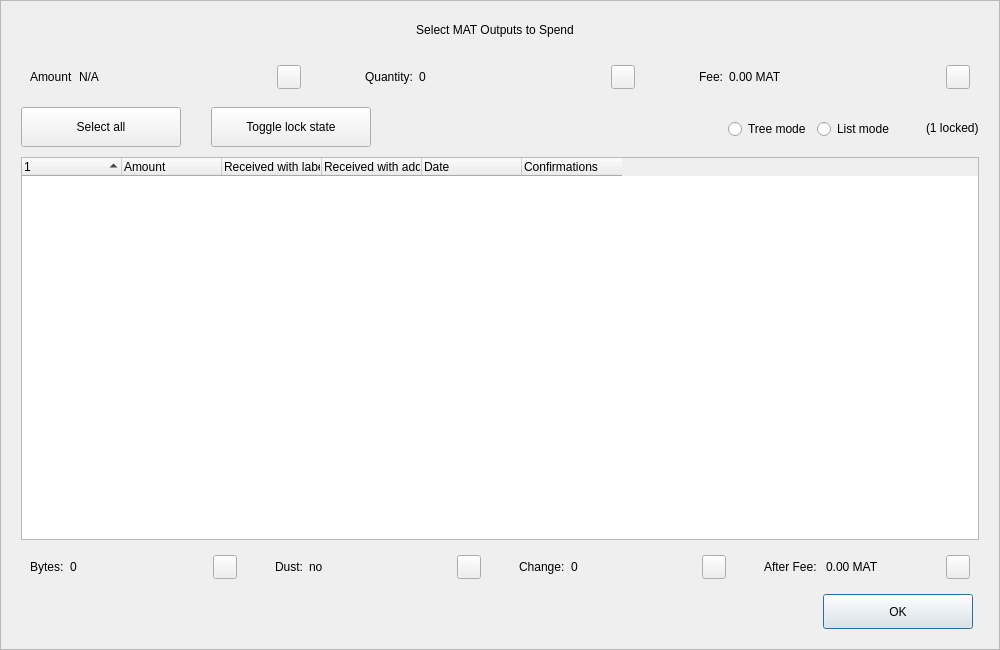
<?xml version="1.0" encoding="UTF-8"?>
<ui version="4.0">
 <class>CoinControlDialog</class>
 <widget class="QDialog" name="CoinControlDialog">
  <property name="geometry">
   <rect>
    <x>0</x>
    <y>0</y>
    <width>1000</width>
    <height>650</height>
   </rect>
  </property>
  <property name="minimumSize">
   <size>
    <width>950</width>
    <height>650</height>
   </size>
  </property>
  <property name="windowTitle">
   <string>Coin Selection</string>
  </property>
  <property name="styleSheet">
   <string notr="true"/>
  </property>
  <layout class="QVBoxLayout" name="verticalLayout">
   <property name="spacing">
    <number>0</number>
   </property>
   <property name="leftMargin">
    <number>0</number>
   </property>
   <property name="topMargin">
    <number>0</number>
   </property>
   <property name="rightMargin">
    <number>0</number>
   </property>
   <property name="bottomMargin">
    <number>0</number>
   </property>
   <item>
    <widget class="QFrame" name="frameContainer">
     <property name="toolTipDuration">
      <number>0</number>
     </property>
     <property name="frameShape">
      <enum>QFrame::StyledPanel</enum>
     </property>
     <property name="frameShadow">
      <enum>QFrame::Raised</enum>
     </property>
     <layout class="QVBoxLayout" name="verticalLayout_2">
      <property name="leftMargin">
       <number>0</number>
      </property>
      <property name="rightMargin">
       <number>0</number>
      </property>
      <property name="bottomMargin">
       <number>20</number>
      </property>
      <item>
       <layout class="QHBoxLayout" name="horizontalLayout_12">
        <property name="spacing">
         <number>0</number>
        </property>
        <property name="leftMargin">
         <number>20</number>
        </property>
        <property name="rightMargin">
         <number>30</number>
        </property>
        <item>
         <spacer name="horizontalSpacer_4">
          <property name="orientation">
           <enum>Qt::Horizontal</enum>
          </property>
          <property name="sizeHint" stdset="0">
           <size>
            <width>40</width>
            <height>20</height>
           </size>
          </property>
         </spacer>
        </item>
        <item>
         <widget class="QLabel" name="labelTitle">
          <property name="minimumSize">
           <size>
            <width>0</width>
            <height>40</height>
           </size>
          </property>
          <property name="maximumSize">
           <size>
            <width>16777215</width>
            <height>40</height>
           </size>
          </property>
          <property name="text">
           <string>Select MAT Outputs to Spend</string>
          </property>
          <property name="alignment">
           <set>Qt::AlignCenter</set>
          </property>
          <property name="margin">
           <number>7</number>
          </property>
         </widget>
        </item>
        <item>
         <spacer name="horizontalSpacer_5">
          <property name="orientation">
           <enum>Qt::Horizontal</enum>
          </property>
          <property name="sizeHint" stdset="0">
           <size>
            <width>40</width>
            <height>20</height>
           </size>
          </property>
         </spacer>
        </item>
       </layout>
      </item>
      <item>
       <layout class="QHBoxLayout" name="horizontalLayout_8">
        <property name="leftMargin">
         <number>20</number>
        </property>
        <property name="rightMargin">
         <number>20</number>
        </property>
        <item>
         <widget class="QWidget" name="layoutAmount" native="true">
          <layout class="QHBoxLayout" name="horizontalLayout_9" stretch="0,1,0">
           <item>
            <widget class="QLabel" name="labelCoinControlAmountText">
             <property name="text">
              <string>Amount</string>
             </property>
            </widget>
           </item>
           <item>
            <widget class="QLabel" name="labelCoinControlAmount">
             <property name="text">
              <string notr="true">N/A</string>
             </property>
            </widget>
           </item>
           <item alignment="Qt::AlignHCenter|Qt::AlignVCenter">
            <widget class="QPushButton" name="pushButtonAmount">
             <property name="minimumSize">
              <size>
               <width>0</width>
               <height>24</height>
              </size>
             </property>
             <property name="maximumSize">
              <size>
               <width>24</width>
               <height>26</height>
              </size>
             </property>
             <property name="focusPolicy">
              <enum>Qt::NoFocus</enum>
             </property>
             <property name="styleSheet">
              <string notr="true">padding-bottom:2px;
padding-right:4px;</string>
             </property>
             <property name="text">
              <string/>
             </property>
            </widget>
           </item>
          </layout>
         </widget>
        </item>
        <item>
         <spacer name="horizontalSpacer_2">
          <property name="orientation">
           <enum>Qt::Horizontal</enum>
          </property>
          <property name="sizeType">
           <enum>QSizePolicy::Fixed</enum>
          </property>
          <property name="sizeHint" stdset="0">
           <size>
            <width>40</width>
            <height>20</height>
           </size>
          </property>
         </spacer>
        </item>
        <item>
         <widget class="QWidget" name="layoutQuantity" native="true">
          <layout class="QHBoxLayout" name="horizontalLayout_10" stretch="0,1,0">
           <item>
            <widget class="QLabel" name="labelCoinControlQuantityText">
             <property name="text">
              <string>Quantity:</string>
             </property>
            </widget>
           </item>
           <item>
            <widget class="QLabel" name="labelCoinControlQuantity">
             <property name="text">
              <string notr="true">0</string>
             </property>
            </widget>
           </item>
           <item alignment="Qt::AlignHCenter|Qt::AlignVCenter">
            <widget class="QPushButton" name="pushButtonQuantity">
             <property name="minimumSize">
              <size>
               <width>0</width>
               <height>24</height>
              </size>
             </property>
             <property name="maximumSize">
              <size>
               <width>24</width>
               <height>26</height>
              </size>
             </property>
             <property name="focusPolicy">
              <enum>Qt::NoFocus</enum>
             </property>
             <property name="styleSheet">
              <string notr="true">padding-bottom:2px;
               padding-right:4px;</string>
             </property>
             <property name="text">
              <string/>
             </property>
            </widget>
           </item>
          </layout>
         </widget>
        </item>
        <item>
         <spacer name="horizontalSpacer_22">
          <property name="orientation">
           <enum>Qt::Horizontal</enum>
          </property>
          <property name="sizeType">
           <enum>QSizePolicy::Fixed</enum>
          </property>
          <property name="sizeHint" stdset="0">
           <size>
            <width>40</width>
            <height>20</height>
           </size>
          </property>
         </spacer>
        </item>
        <item>
         <widget class="QWidget" name="layoutFee" native="true">
          <layout class="QHBoxLayout" name="horizontalLayout_11" stretch="0,1,0">
           <item>
            <widget class="QLabel" name="labelCoinControlFeeText">
             <property name="text">
              <string>Fee:</string>
             </property>
            </widget>
           </item>
           <item>
            <widget class="QLabel" name="labelCoinControlFee">
             <property name="text">
              <string>0.00 MAT</string>
             </property>
            </widget>
           </item>
           <item alignment="Qt::AlignHCenter|Qt::AlignVCenter">
            <widget class="QPushButton" name="pushButtonFee">
             <property name="minimumSize">
              <size>
               <width>0</width>
               <height>24</height>
              </size>
             </property>
             <property name="maximumSize">
              <size>
               <width>24</width>
               <height>26</height>
              </size>
             </property>
             <property name="focusPolicy">
              <enum>Qt::NoFocus</enum>
             </property>
             <property name="styleSheet">
              <string notr="true">padding-bottom:2px;
               padding-right:4px;</string>
             </property>
             <property name="text">
              <string/>
             </property>
            </widget>
           </item>
          </layout>
         </widget>
        </item>
       </layout>
      </item>
      <item>
       <widget class="QFrame" name="frame">
        <property name="minimumSize">
         <size>
          <width>0</width>
          <height>40</height>
         </size>
        </property>
        <property name="styleSheet">
         <string notr="true">#frame {
	border:0;
}</string>
        </property>
        <property name="frameShape">
         <enum>QFrame::StyledPanel</enum>
        </property>
        <property name="frameShadow">
         <enum>QFrame::Sunken</enum>
        </property>
        <layout class="QHBoxLayout" name="horizontalLayout">
         <property name="spacing">
          <number>0</number>
         </property>
         <property name="leftMargin">
          <number>20</number>
         </property>
         <property name="topMargin">
          <number>0</number>
         </property>
         <property name="rightMargin">
          <number>20</number>
         </property>
         <property name="bottomMargin">
          <number>0</number>
         </property>
         <item>
          <layout class="QHBoxLayout" name="horizontalLayoutPanel" stretch="0,0,0,0,0,0">
           <property name="spacing">
            <number>20</number>
           </property>
           <item>
            <widget class="QPushButton" name="pushButtonSelectAll">
             <property name="sizePolicy">
              <sizepolicy hsizetype="Maximum" vsizetype="Fixed">
               <horstretch>0</horstretch>
               <verstretch>0</verstretch>
              </sizepolicy>
             </property>
             <property name="minimumSize">
              <size>
               <width>160</width>
               <height>40</height>
              </size>
             </property>
             <property name="maximumSize">
              <size>
               <width>16777215</width>
               <height>40</height>
              </size>
             </property>
             <property name="text">
              <string>Select all</string>
             </property>
             <property name="checkable">
              <bool>true</bool>
             </property>
             <property name="checked">
              <bool>false</bool>
             </property>
             <property name="autoExclusive">
              <bool>false</bool>
             </property>
             <property name="autoDefault">
              <bool>false</bool>
             </property>
            </widget>
           </item>
           <item>
            <spacer name="horizontalSpacer_6">
             <property name="orientation">
              <enum>Qt::Horizontal</enum>
             </property>
             <property name="sizeType">
              <enum>QSizePolicy::Fixed</enum>
             </property>
             <property name="sizeHint" stdset="0">
              <size>
               <width>10</width>
               <height>20</height>
              </size>
             </property>
            </spacer>
           </item>
           <item>
            <widget class="QPushButton" name="pushButtonToggleLock">
             <property name="sizePolicy">
              <sizepolicy hsizetype="Maximum" vsizetype="Fixed">
               <horstretch>0</horstretch>
               <verstretch>0</verstretch>
              </sizepolicy>
             </property>
             <property name="minimumSize">
              <size>
               <width>160</width>
               <height>40</height>
              </size>
             </property>
             <property name="maximumSize">
              <size>
               <width>16777215</width>
               <height>40</height>
              </size>
             </property>
             <property name="text">
              <string>Toggle lock state</string>
             </property>
             <property name="checkable">
              <bool>true</bool>
             </property>
             <property name="autoExclusive">
              <bool>false</bool>
             </property>
             <property name="autoDefault">
              <bool>false</bool>
             </property>
            </widget>
           </item>
           <item>
            <spacer name="horizontalSpacer_7">
             <property name="orientation">
              <enum>Qt::Horizontal</enum>
             </property>
             <property name="sizeType">
              <enum>QSizePolicy::Expanding</enum>
             </property>
             <property name="sizeHint" stdset="0">
              <size>
               <width>30</width>
               <height>20</height>
              </size>
             </property>
            </spacer>
           </item>
           <item alignment="Qt::AlignRight">
            <widget class="QGroupBox" name="groupBox_2">
             <property name="styleSheet">
              <string notr="true">#groupBox_2 {
    background-color:transparent;
    border-radius:0;
}</string>
             </property>
             <property name="title">
              <string/>
             </property>
             <layout class="QHBoxLayout" name="horizontalLayout_14">
              <item>
               <widget class="QRadioButton" name="radioTreeMode">
                <property name="sizePolicy">
                 <sizepolicy hsizetype="Maximum" vsizetype="Fixed">
                  <horstretch>0</horstretch>
                  <verstretch>0</verstretch>
                 </sizepolicy>
                </property>
                <property name="text">
                 <string>Tree mode</string>
                </property>
               </widget>
              </item>
              <item>
               <widget class="QRadioButton" name="radioListMode">
                <property name="sizePolicy">
                 <sizepolicy hsizetype="Maximum" vsizetype="Fixed">
                  <horstretch>0</horstretch>
                  <verstretch>0</verstretch>
                 </sizepolicy>
                </property>
                <property name="text">
                 <string>List mode</string>
                </property>
                <property name="checked">
                 <bool>false</bool>
                </property>
               </widget>
              </item>
             </layout>
            </widget>
           </item>
           <item>
            <widget class="QLabel" name="labelLocked">
             <property name="text">
              <string>(1 locked)</string>
             </property>
            </widget>
           </item>
          </layout>
         </item>
        </layout>
       </widget>
      </item>
      <item>
       <layout class="QHBoxLayout" name="horizontalLayout_13">
        <property name="leftMargin">
         <number>20</number>
        </property>
        <property name="rightMargin">
         <number>20</number>
        </property>
        <item>
         <widget class="CoinControlTreeWidget" name="treeWidget">
          <property name="contextMenuPolicy">
           <enum>Qt::CustomContextMenu</enum>
          </property>
          <property name="styleSheet">
           <string notr="true"/>
          </property>
          <property name="sortingEnabled">
           <bool>false</bool>
          </property>
          <property name="columnCount">
           <number>6</number>
          </property>
          <attribute name="headerShowSortIndicator" stdset="0">
           <bool>true</bool>
          </attribute>
          <attribute name="headerStretchLastSection">
           <bool>false</bool>
          </attribute>
          <column>
           <property name="text">
            <string/>
           </property>
          </column>
          <column>
           <property name="text">
            <string>Amount</string>
           </property>
          </column>
          <column>
           <property name="text">
            <string>Received with label</string>
           </property>
          </column>
          <column>
           <property name="text">
            <string>Received with address</string>
           </property>
          </column>
          <column>
           <property name="text">
            <string>Date</string>
           </property>
          </column>
          <column>
           <property name="text">
            <string>Confirmations</string>
           </property>
           <property name="toolTip">
            <string>Confirmed</string>
           </property>
          </column>
         </widget>
        </item>
       </layout>
      </item>
      <item>
       <layout class="QHBoxLayout" name="horizontalLayout_3">
        <property name="spacing">
         <number>20</number>
        </property>
        <property name="leftMargin">
         <number>20</number>
        </property>
        <property name="rightMargin">
         <number>20</number>
        </property>
        <item>
         <widget class="QWidget" name="layoutBytes" native="true">
          <layout class="QHBoxLayout" name="horizontalLayout_4" stretch="0,1,0">
           <item>
            <widget class="QLabel" name="labelCoinControlBytesText">
             <property name="text">
              <string>Bytes:</string>
             </property>
            </widget>
           </item>
           <item>
            <widget class="QLabel" name="labelCoinControlBytes">
             <property name="text">
              <string notr="true">0</string>
             </property>
            </widget>
           </item>
           <item alignment="Qt::AlignHCenter|Qt::AlignVCenter">
            <widget class="QPushButton" name="pushButtonBytes">
             <property name="minimumSize">
              <size>
               <width>0</width>
               <height>24</height>
              </size>
             </property>
             <property name="maximumSize">
              <size>
               <width>24</width>
               <height>26</height>
              </size>
             </property>
             <property name="focusPolicy">
              <enum>Qt::NoFocus</enum>
             </property>
             <property name="styleSheet">
              <string notr="true">padding-bottom:2px;
               padding-right:4px;</string>
             </property>
             <property name="text">
              <string/>
             </property>
            </widget>
           </item>
          </layout>
         </widget>
        </item>
        <item>
         <widget class="QWidget" name="layoutDust" native="true">
          <layout class="QHBoxLayout" name="horizontalLayout_5" stretch="0,1,0">
           <item>
            <widget class="QLabel" name="labelCoinControlLowOutputText">
             <property name="text">
              <string>Dust:</string>
             </property>
            </widget>
           </item>
           <item>
            <widget class="QLabel" name="labelCoinControlLowOutput">
             <property name="text">
              <string>no</string>
             </property>
            </widget>
           </item>
           <item alignment="Qt::AlignHCenter|Qt::AlignVCenter">
            <widget class="QPushButton" name="pushButtonDust">
             <property name="minimumSize">
              <size>
               <width>0</width>
               <height>24</height>
              </size>
             </property>
             <property name="maximumSize">
              <size>
               <width>24</width>
               <height>26</height>
              </size>
             </property>
             <property name="focusPolicy">
              <enum>Qt::NoFocus</enum>
             </property>
             <property name="styleSheet">
              <string notr="true">padding-bottom:2px;
               padding-right:4px;</string>
             </property>
             <property name="text">
              <string/>
             </property>
            </widget>
           </item>
          </layout>
         </widget>
        </item>
        <item>
         <widget class="QWidget" name="layoutChange" native="true">
          <layout class="QHBoxLayout" name="horizontalLayout_6" stretch="0,1,0">
           <item>
            <widget class="QLabel" name="labelCoinControlChangeText">
             <property name="text">
              <string>Change:</string>
             </property>
            </widget>
           </item>
           <item>
            <widget class="QLabel" name="labelCoinControlChange">
             <property name="text">
              <string notr="true">0</string>
             </property>
            </widget>
           </item>
           <item alignment="Qt::AlignHCenter|Qt::AlignVCenter">
            <widget class="QPushButton" name="pushButtonChange">
             <property name="minimumSize">
              <size>
               <width>0</width>
               <height>24</height>
              </size>
             </property>
             <property name="maximumSize">
              <size>
               <width>24</width>
               <height>26</height>
              </size>
             </property>
             <property name="focusPolicy">
              <enum>Qt::NoFocus</enum>
             </property>
             <property name="styleSheet">
              <string notr="true">padding-bottom:2px;
               padding-right:4px;</string>
             </property>
             <property name="text">
              <string/>
             </property>
            </widget>
           </item>
          </layout>
         </widget>
        </item>
        <item>
         <widget class="QWidget" name="layoutAfter" native="true">
          <layout class="QHBoxLayout" name="horizontalLayout_7" stretch="0,1,0">
           <item>
            <widget class="QLabel" name="labelCoinControlAfterFeeText">
             <property name="text">
              <string>After Fee: </string>
             </property>
            </widget>
           </item>
           <item>
            <widget class="QLabel" name="labelCoinControlAfterFee">
             <property name="text">
              <string>0.00 MAT</string>
             </property>
            </widget>
           </item>
           <item alignment="Qt::AlignHCenter|Qt::AlignVCenter">
            <widget class="QPushButton" name="pushButtonAlterFee">
             <property name="minimumSize">
              <size>
               <width>0</width>
               <height>24</height>
              </size>
             </property>
             <property name="maximumSize">
              <size>
               <width>24</width>
               <height>26</height>
              </size>
             </property>
             <property name="focusPolicy">
              <enum>Qt::NoFocus</enum>
             </property>
             <property name="styleSheet">
              <string notr="true">padding-bottom:2px;
               padding-right:4px;</string>
             </property>
             <property name="text">
              <string/>
             </property>
            </widget>
           </item>
          </layout>
         </widget>
        </item>
       </layout>
      </item>
      <item>
       <layout class="QHBoxLayout" name="horizontalLayout_2">
        <property name="spacing">
         <number>0</number>
        </property>
        <property name="leftMargin">
         <number>20</number>
        </property>
        <property name="rightMargin">
         <number>26</number>
        </property>
        <item>
         <spacer name="horizontalSpacer_3">
          <property name="orientation">
           <enum>Qt::Horizontal</enum>
          </property>
          <property name="sizeHint" stdset="0">
           <size>
            <width>558</width>
            <height>20</height>
           </size>
          </property>
         </spacer>
        </item>
        <item>
         <widget class="QPushButton" name="pushButtonOk">
          <property name="minimumSize">
           <size>
            <width>150</width>
            <height>35</height>
           </size>
          </property>
          <property name="text">
           <string>OK</string>
          </property>
         </widget>
        </item>
       </layout>
      </item>
     </layout>
    </widget>
   </item>
  </layout>
 </widget>
 <customwidgets>
  <customwidget>
   <class>CoinControlTreeWidget</class>
   <extends>QTreeWidget</extends>
   <header>coincontroltreewidget.h</header>
  </customwidget>
 </customwidgets>
 <resources/>
 <connections/>
</ui>
